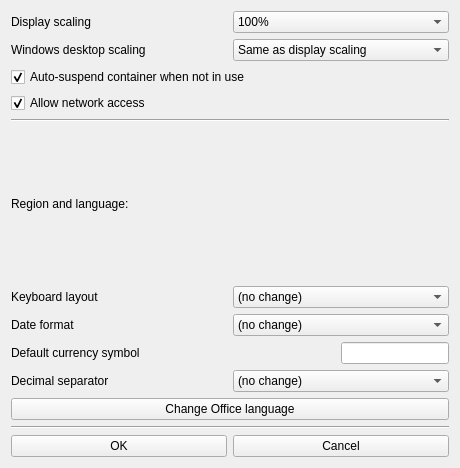
<?xml version="1.0" encoding="UTF-8"?>
<ui version="4.0">
 <class>SettingWindow</class>
 <widget class="QWidget" name="SettingWindow">
  <property name="geometry">
   <rect>
    <x>0</x>
    <y>0</y>
    <width>460</width>
    <height>468</height>
   </rect>
  </property>
  <property name="windowTitle">
   <string>LinOffice</string>
  </property>
  <layout class="QGridLayout" name="gridLayout">
   <item row="2" column="0">
    <layout class="QHBoxLayout" name="horizontalLayout_2">
     <item>
      <widget class="QCheckBox" name="checkBox_network">
       <property name="text">
        <string>Allow network access </string>
       </property>
       <property name="checked">
        <bool>true</bool>
       </property>
      </widget>
     </item>
    </layout>
   </item>
   <item row="7" column="0">
    <layout class="QHBoxLayout" name="horizontalLayout_5">
     <item>
      <widget class="QLabel" name="label_4">
       <property name="text">
        <string>Default currency symbol</string>
       </property>
      </widget>
     </item>
     <item>
      <widget class="QLineEdit" name="lineEdit_currency">
       <property name="sizePolicy">
        <sizepolicy hsizetype="Maximum" vsizetype="Fixed">
         <horstretch>0</horstretch>
         <verstretch>0</verstretch>
        </sizepolicy>
       </property>
       <property name="styleSheet">
        <string notr="true"/>
       </property>
       <property name="alignment">
        <set>Qt::AlignmentFlag::AlignRight|Qt::AlignmentFlag::AlignTrailing|Qt::AlignmentFlag::AlignVCenter</set>
       </property>
      </widget>
     </item>
    </layout>
   </item>
   <item row="4" column="0">
    <widget class="QLabel" name="label_5">
     <property name="text">
      <string>Region and language:</string>
     </property>
    </widget>
   </item>
   <item row="11" column="0">
    <widget class="Line" name="line_2">
     <property name="orientation">
      <enum>Qt::Orientation::Horizontal</enum>
     </property>
    </widget>
   </item>
   <item row="3" column="0">
    <widget class="Line" name="line">
     <property name="orientation">
      <enum>Qt::Orientation::Horizontal</enum>
     </property>
    </widget>
   </item>
   <item row="10" column="0">
    <widget class="QPushButton" name="pushButton_setlang">
     <property name="text">
      <string>Change Office language</string>
     </property>
    </widget>
   </item>
   <item row="5" column="0">
    <layout class="QHBoxLayout" name="horizontalLayout_3">
     <item>
      <widget class="QLabel" name="label_2">
       <property name="text">
        <string>Keyboard layout</string>
       </property>
      </widget>
     </item>
     <item>
      <widget class="QComboBox" name="comboBox_keyboard">
       <item>
        <property name="text">
         <string>(no change)</string>
        </property>
       </item>
      </widget>
     </item>
    </layout>
   </item>
   <item row="1" column="0">
    <layout class="QHBoxLayout" name="horizontalLayout_8">
     <item>
      <widget class="QCheckBox" name="checkBox_suspend">
       <property name="text">
        <string>Auto-suspend container when not in use</string>
       </property>
       <property name="checked">
        <bool>true</bool>
       </property>
      </widget>
     </item>
    </layout>
   </item>
   <item row="8" column="0">
    <layout class="QHBoxLayout" name="horizontalLayout_6">
    </layout>
   </item>
   <item row="0" column="0">
    <layout class="QVBoxLayout" name="verticalLayout_scaling">
     <item>
      <layout class="QHBoxLayout" name="horizontalLayout">
       <item>
        <widget class="QLabel" name="label">
         <property name="text">
          <string>Display scaling</string>
         </property>
         <property name="toolTip">
          <string>Scale for Office and the other RemoteApp windows. Whole numbers from 100 to 500.</string>
         </property>
        </widget>
       </item>
       <item>
        <widget class="QComboBox" name="comboBox_scaling">
         <property name="toolTip">
          <string>Scale for Office and the other RemoteApp windows. Whole numbers from 100 to 500. Store apps still use 100, 140, or 180.</string>
         </property>
         <property name="currentText">
          <string>100%</string>
         </property>
         <item>
          <property name="text">
           <string>100%</string>
          </property>
         </item>
         <item>
          <property name="text">
           <string>125%</string>
          </property>
         </item>
         <item>
          <property name="text">
           <string>140%</string>
          </property>
         </item>
         <item>
          <property name="text">
           <string>150%</string>
          </property>
         </item>
         <item>
          <property name="text">
           <string>175%</string>
          </property>
         </item>
         <item>
          <property name="text">
           <string>180%</string>
          </property>
         </item>
         <item>
          <property name="text">
           <string>200%</string>
          </property>
         </item>
         <item>
          <property name="text">
           <string>225%</string>
          </property>
         </item>
         <item>
          <property name="text">
           <string>250%</string>
          </property>
         </item>
         <item>
          <property name="text">
           <string>300%</string>
          </property>
         </item>
         <item>
          <property name="text">
           <string>400%</string>
          </property>
         </item>
         <item>
          <property name="text">
           <string>500%</string>
          </property>
         </item>
        </widget>
       </item>
      </layout>
     </item>
     <item>
      <layout class="QHBoxLayout" name="horizontalLayout_desktop_scale">
       <item>
        <widget class="QLabel" name="label_desktop_scale">
         <property name="text">
          <string>Windows desktop scaling</string>
         </property>
         <property name="toolTip">
          <string>Scale for the full Windows desktop. Same as display scaling follows the setting above.</string>
         </property>
        </widget>
       </item>
       <item>
        <widget class="QComboBox" name="comboBox_desktop_scaling">
         <property name="toolTip">
          <string>Scale for the full Windows desktop. Same as display scaling follows the setting above.</string>
         </property>
         <property name="currentText">
          <string>Same as display scaling</string>
         </property>
         <item>
          <property name="text">
           <string>Same as display scaling</string>
          </property>
         </item>
         <item>
          <property name="text">
           <string>100%</string>
          </property>
         </item>
         <item>
          <property name="text">
           <string>125%</string>
          </property>
         </item>
         <item>
          <property name="text">
           <string>140%</string>
          </property>
         </item>
         <item>
          <property name="text">
           <string>150%</string>
          </property>
         </item>
         <item>
          <property name="text">
           <string>175%</string>
          </property>
         </item>
         <item>
          <property name="text">
           <string>180%</string>
          </property>
         </item>
         <item>
          <property name="text">
           <string>200%</string>
          </property>
         </item>
         <item>
          <property name="text">
           <string>225%</string>
          </property>
         </item>
         <item>
          <property name="text">
           <string>250%</string>
          </property>
         </item>
         <item>
          <property name="text">
           <string>300%</string>
          </property>
         </item>
         <item>
          <property name="text">
           <string>400%</string>
          </property>
         </item>
         <item>
          <property name="text">
           <string>500%</string>
          </property>
         </item>
        </widget>
       </item>
      </layout>
     </item>
    </layout>
   </item>
   <item row="9" column="0">
    <layout class="QHBoxLayout" name="horizontalLayout_7">
     <item>
      <widget class="QLabel" name="label_7">
       <property name="text">
        <string>Decimal separator</string>
       </property>
      </widget>
     </item>
     <item>
      <widget class="QComboBox" name="comboBox_decimalseparator">
       <item>
        <property name="text">
         <string>(no change)</string>
        </property>
       </item>
       <item>
        <property name="text">
         <string>.</string>
        </property>
       </item>
       <item>
        <property name="text">
         <string>,</string>
        </property>
       </item>
      </widget>
     </item>
    </layout>
   </item>
   <item row="6" column="0">
    <layout class="QHBoxLayout" name="horizontalLayout_4">
     <item>
      <widget class="QLabel" name="label_3">
       <property name="text">
        <string>Date format</string>
       </property>
      </widget>
     </item>
     <item>
      <widget class="QComboBox" name="comboBox_date">
       <item>
        <property name="text">
         <string>(no change)</string>
        </property>
       </item>
       <item>
        <property name="text">
         <string>yyyy-mm-dd</string>
        </property>
       </item>
       <item>
        <property name="text">
         <string>yyyy/mm/dd</string>
        </property>
       </item>
       <item>
        <property name="text">
         <string>yyyy.mm.dd</string>
        </property>
       </item>
       <item>
        <property name="text">
         <string>dd-mm-yyyy</string>
        </property>
       </item>
       <item>
        <property name="text">
         <string>dd/mm/yyyy</string>
        </property>
       </item>
       <item>
        <property name="text">
         <string>dd.mm.yyyy</string>
        </property>
       </item>
       <item>
        <property name="text">
         <string>mm/dd/yyyy</string>
        </property>
       </item>
      </widget>
     </item>
    </layout>
   </item>
   <item row="12" column="0">
    <layout class="QHBoxLayout" name="horizontalLayout_9">
     <item>
      <widget class="QPushButton" name="pushButton_ok">
       <property name="text">
        <string>OK</string>
       </property>
       <property name="icon">
        <iconset theme="QIcon::ThemeIcon::DocumentSave"/>
       </property>
      </widget>
     </item>
     <item>
      <widget class="QPushButton" name="pushButton_cancel">
       <property name="text">
        <string>Cancel</string>
       </property>
      </widget>
     </item>
    </layout>
   </item>
  </layout>
 </widget>
 <resources/>
 <connections/>
</ui>
